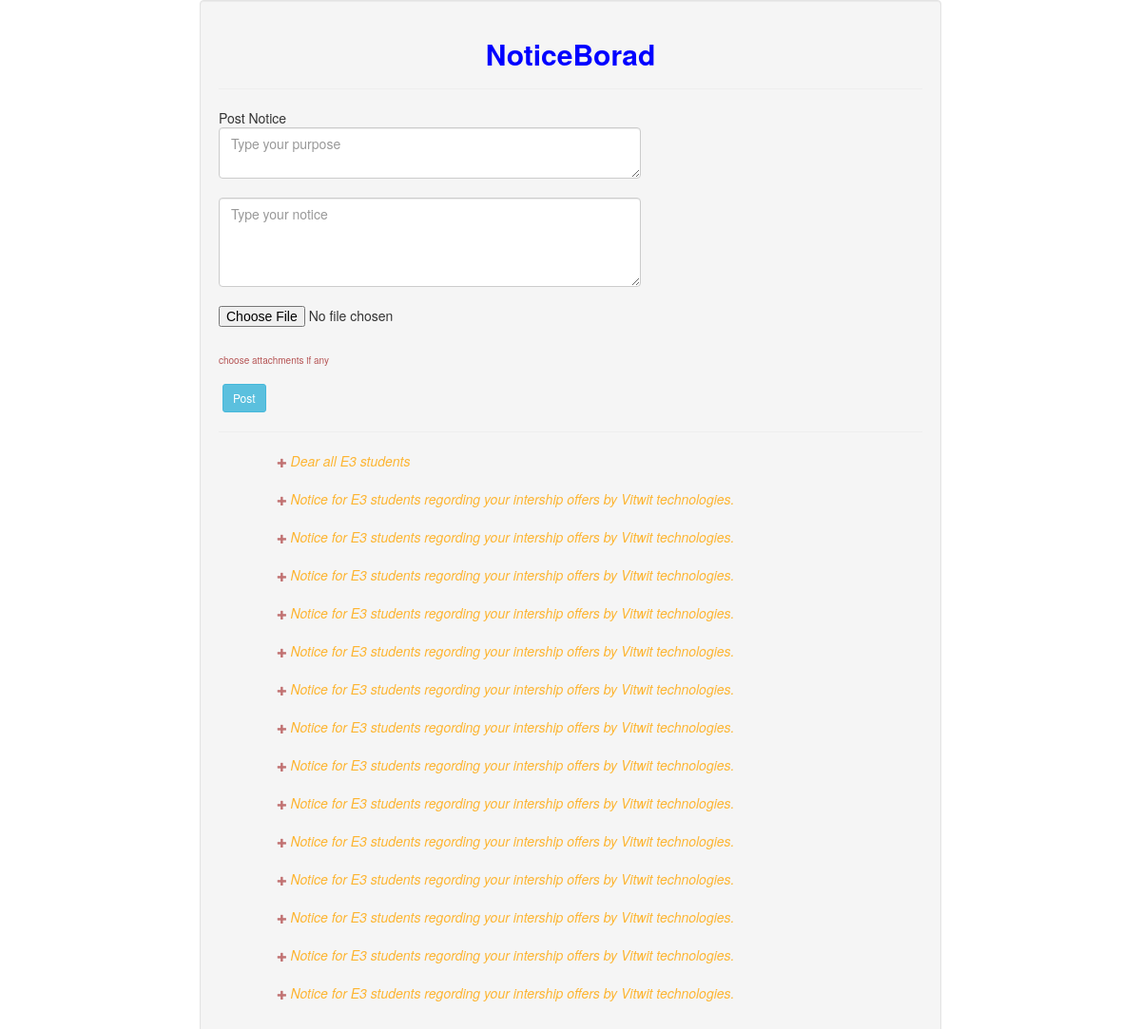
/Faculty/NoticeBoard.php (signed in), run on the app's committed database.
### tables this page shows
CREATE TABLE IF NOT EXISTS `NoticeBoard` (
  `sno` int(11) NOT NULL AUTO_INCREMENT,
  `id` varchar(200) DEFAULT NULL,
  `purpose` varchar(1000) NOT NULL,
  `notice` varchar(1000) DEFAULT NULL,
  `path_attachment` varchar(1000) DEFAULT NULL,
  `date` datetime DEFAULT NULL,
  PRIMARY KEY (`sno`)
);

### Faculty/NoticeBoard.php (the view, shortened to what this page needs)
<?php
include('mysql.php');
if(isset($_SESSION['faculty_id'])){
?>
<!DOCTYPE html>
<html>
<head lang='en'>
    <link rel='stylesheet' href='https://maxcdn.bootstrapcdn.com/bootstrap/3.3.7/css/bootstrap.min.css'>
  <link rel="stylesheet" type="text/css" href="lib/css/requiredCSS.css">
  </head>
  <body>
  <div class="container">
      <div class="row">
            <div class=" col-md-offset-2 col-md-8 well">
                    <h2><b>NoticeBorad</b></h2>
                 <hr>
<?php
}
else{
  header("Location:index.php");
}
?>
                  <form id="form" name="form" action="NoticeBoard.php" method="post" enctype="multipart/form-data">
          <table width="60%">
                <tr>
                    <td>Post Notice</td>
                </tr>
                <tr>
                    <td><textarea id="purpose" class="form-control" rows="2" cols="3" name="purpose" placeholder="Type your purpose "></textarea></td>
                  </tr>
                <tr>
                    <td><br><textarea id="notice" class="form-control" rows="4" cols="3" name="notice" placeholder="Type your notice"></textarea></td>
                  </tr>
                  <tr>
                      <td><br>
                           <input type="file" id="uploadedimage" name="uploadedimage"><br><sub> choose attachments if any</sub><br><br>
                      </td>
                  </tr>
                  <tr>
                   <td>&nbsp;<button type="button" class="btn btn-sm btn-info" id="position" onclick="checknotice()">Post</button></td>
                </tr>
          </table>
          </form><hr>
                 <div class="col-md-offset-1">
                 <table class="table" align="center" width="100%">
                 <?php
                  $query="SELECT * FROM NoticeBoard ORDER BY(date) DESC ";
                  $result=mysqli_query($link,$query);
                  $count=mysqli_num_rows($result);
                  if($count!=0){
                    while($row=mysqli_fetch_array($result)){
                      echo "
                        <i data-toggle='collapse' data-target='#$row[0]' style='cursor:pointer'><sub class='glyphicon glyphicon-plus'></sub> $row[2]</i><br>
                      <div id='$row[0]' class='collapse alert alert-success'>
                              $row[3]<br>";
                      echo "
                     </div><br>
                      ";
                    }
                  }
                 ?>
                 </table>
                 </div>
 </div>
 </div>
 </div>
</body>
</html>

### Faculty/NoticeBoard.php (style rules this page uses)
i { color: orange; opacity:0.8; }
sub { color: brown; opacity: 0.8; }
h2 { text-align: center; }

### data on the page
noticeboard: purpose "Dear all E3 students"
noticeboard: purpose "Notice for E3 students regording your intership offers by Vitwit technologies."
noticeboard: purpose "Notice for E3 students regording your intership offers by Vitwit technologies."
noticeboard: purpose "Notice for E3 students regording your intership offers by Vitwit technologies."
noticeboard: purpose "Notice for E3 students regording your intership offers by Vitwit technologies."
noticeboard: purpose "Notice for E3 students regording your intership offers by Vitwit technologies."
noticeboard: purpose "Notice for E3 students regording your intership offers by Vitwit technologies."
noticeboard: purpose "Notice for E3 students regording your intership offers by Vitwit technologies."
noticeboard: purpose "Notice for E3 students regording your intership offers by Vitwit technologies."
noticeboard: purpose "Notice for E3 students regording your intership offers by Vitwit technologies."
noticeboard: purpose "Notice for E3 students regording your intership offers by Vitwit technologies."
noticeboard: purpose "Notice for E3 students regording your intership offers by Vitwit technologies."
noticeboard: purpose "Notice for E3 students regording your intership offers by Vitwit technologies."
noticeboard: purpose "Notice for E3 students regording your intership offers by Vitwit technologies."
noticeboard: purpose "Notice for E3 students regording your intership offers by Vitwit technologies."
